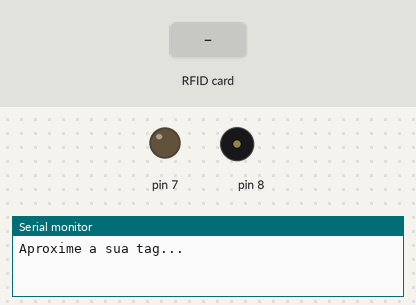
This sketch was run on a simulated Arduino Uno, built with avr-gcc and run on an emulated ATmega328P. Shown: output pins drawn as LEDs (lit = HIGH), buzzer (waves = sounding), the last lines printed to the serial monitor. The test bench sets the inputs (shaded band). Pins used as bus, display or sensor lines are not drawn.

Above: at 1.2 s.
1.3 s: RFID card 5D CD 89 3F held to the reader
At 1.7 s:
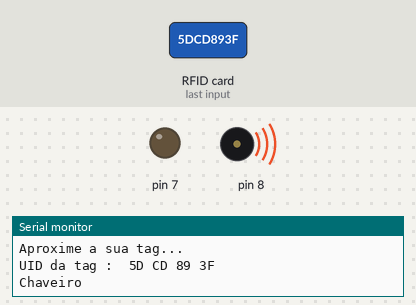
3.3 s: RFID card E3 AA 42 DA held to the reader
At 4.4 s:
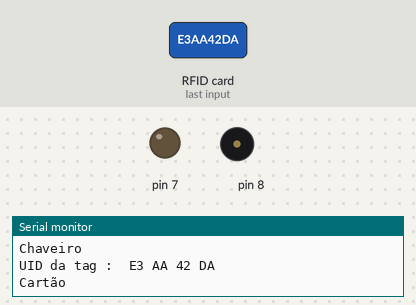
Timing chart, 0 to 6.3 s (numbered marks = the images above; inputs shaded):
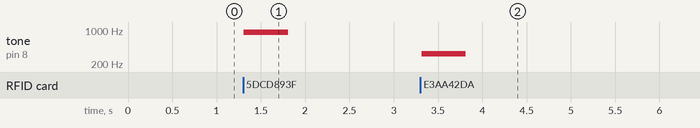

Measured:
- after the input at 1.3 s, tone on pin 8: silent → 900 Hz at once, → silent 0.50 s later
- after the input at 3.3 s, tone on pin 8: silent → 325 Hz at once, → silent 0.50 s later

The sketch:

usando_rfid_le_tags.ino
```cpp
#include <MFRC522.h>
#include <SPI.h>

#define PINO_RST 9
#define PINO_SDA 10

MFRC522 rfid(PINO_SDA, PINO_RST);

void setup() {
  pinMode(7, OUTPUT);
  pinMode(8, OUTPUT);
  Serial.begin(9600);
  SPI.begin();
  rfid.PCD_Init();

  Serial.println("Aproxime a sua tag...");
  Serial.println();
}

void loop() {
  if (!rfid.PICC_IsNewCardPresent() || !rfid.PICC_ReadCardSerial()) {
    return;
  }

  Serial.print("UID da tag : ");
  String conteudo = "";

  for (byte i = 0; i < rfid.uid.size; i++) {
    conteudo.concat(String(rfid.uid.uidByte[i] < 0x10 ? " 0" : " "));
    conteudo.concat(String(rfid.uid.uidByte[i], HEX));
  }

  conteudo.toUpperCase();
  Serial.println(conteudo);

  // Verifica o conteúdo da tag lida
  if (conteudo.substring(1) == "5D CD 89 3F") { //UID 1 - Chaveiro
    Serial.println("Chaveiro");
    tone(8, 900, 500);
  } else if (conteudo.substring(1) == "E3 AA 42 DA") { //UID 2 - Cartão
    Serial.println("Cartão");
    tone(8, 325, 500);
  } else {
    Serial.println("Não registrada");
  }


}
```
